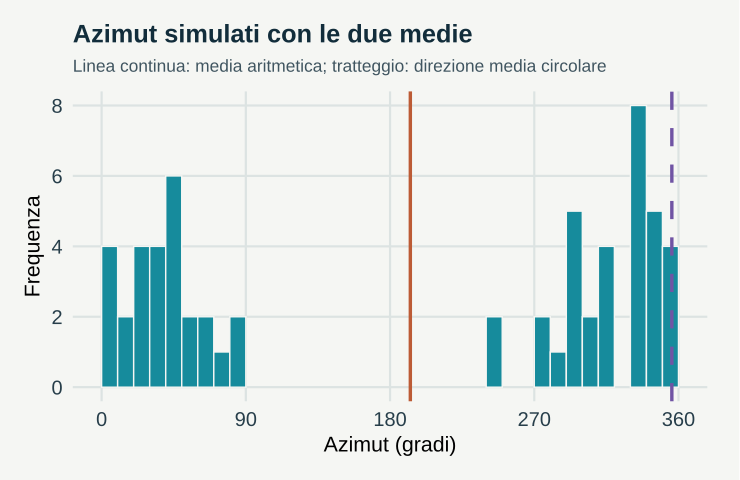

Recreate this plot in R.
# GeoStat Lab — funzioni comuni. R >= 4.3; ggplot2 >= 3.4; jsonlite.
suppressPackageStartupMessages(library(ggplot2))
col_geo <- c('#168B9C','#BC5B35','#7054A4','#A17B19','#227864','#64748B')
theme_set(theme_minimal(base_size=17, base_family='sans') + theme(
  plot.background=element_rect(fill='#F5F6F3',colour=NA),
  panel.background=element_rect(fill='#F5F6F3',colour=NA),
  panel.grid.minor=element_blank(),panel.grid.major=element_line(colour='#DCE3E2'),
  plot.title=element_text(size=19,face='bold',colour='#122D3B'),
  plot.subtitle=element_text(size=13,colour='#405560',margin=margin(b=12)),
  axis.text=element_text(size=15,colour='#273E4A'),axis.title=element_text(size=16),
  legend.position='bottom',legend.title=element_blank(),legend.text=element_text(size=14),
  strip.text=element_text(size=15,face='bold'),plot.margin=margin(18,24,18,18)))
metric <- function(...) data.frame(grandezza=names(c(...)),valore=as.character(c(...)),check.names=FALSE)
f <- function(x,d=3) {out<-formatC(x,digits=d,format='fg');out[!is.finite(x)]<-'Non definito';out}
line_plot <- function(d,x='x',y='y',title='',xl=x,yl=y,group=NULL) {
 p<-ggplot(d,aes(x=.data[[x]],y=.data[[y]]))
 if(is.null(group)) p<-p+geom_line(colour=col_geo[1],linewidth=1.05) else p<-p+aes(colour=.data[[group]],group=.data[[group]])+geom_line(linewidth=1)+scale_colour_manual(values=col_geo)
 p+labs(title=title,x=xl,y=yl)
}
point_plot <- function(d,x='x',y='y',title='',xl=x,yl=y,group=NULL) {
 p<-ggplot(d,aes(x=.data[[x]],y=.data[[y]]))
 if(is.null(group))p<-p+geom_point(colour=col_geo[1],size=2.5,alpha=.8) else p<-p+aes(colour=.data[[group]])+geom_point(size=2.7,alpha=.85)+scale_colour_manual(values=col_geo)
 p+labs(title=title,x=xl,y=yl)
}
hist_plot<-function(x,title='',xl='Valore',bins=20)ggplot(data.frame(x=x),aes(x))+geom_histogram(bins=bins,fill=col_geo[1],colour='#F5F6F3')+labs(title=title,x=xl,y='Frequenza')
bar_plot<-function(d,x='gruppo',y='valore',title='',yl='Valore')ggplot(d,aes(x=.data[[x]],y=.data[[y]],fill=.data[[x]]))+geom_col(width=.65)+scale_fill_manual(values=rep(col_geo,length.out=length(unique(d[[x]])) ))+guides(fill='none')+labs(title=title,x=NULL,y=yl)
map_plot<-function(d,z='z',title='',xl='Est [km]',yl='Nord [km]')ggplot(d,aes(x,y,fill=.data[[z]]))+geom_raster()+coord_equal()+scale_fill_gradientn(colours=c('#153F56','#298C9C','#B8CDB2','#F1D889','#AD542F'))+labs(title=title,x=xl,y=yl)
acf_data<-function(x,lag=20){a<-acf(x,lag.max=min(lag,length(x)-1),plot=FALSE);data.frame(x=as.vector(a$lag)[-1],y=as.vector(a$acf)[-1])}
# AR(1), distribuzione marginale stazionaria N(0, 1).
ar_series<-function(n,rho){x<-numeric(n);x[1]<-rnorm(1);for(i in 2:n)x[i]<-rho*x[i-1]+sqrt(1-rho^2)*rnorm(1);x}
# Distanze euclidee in unità metriche già dichiarate; nessuna conversione implicita di CRS.
dist_cross<-function(a,b)sqrt(outer(a[,1],b[,1],'-')^2+outer(a[,2],b[,2],'-')^2)
# Predittore IDW: i punti coincidenti ricevono esattamente il valore osservato.
idw<-function(xy,z,new,power=2){dd<-dist_cross(new,xy);apply(dd,1,function(d)if(any(d<1e-10))mean(z[d<1e-10])else weighted.mean(z,d^(-power)))}
# CART didattico binario: divisioni assiali che minimizzano l'impurità di Gini.
cart_fit<-function(x,y,depth=2,minleaf=4){
 node<-list(p=mean(y),n=length(y));if(depth<1||length(unique(y))<2||length(y)<2*minleaf)return(node)
 best<-Inf
 for(j in seq_len(ncol(x))){v<-sort(unique(x[,j])); if(length(v)<2)next
  for(cut in (head(v,-1)+tail(v,-1))/2){left<-x[,j]<=cut;nl<-sum(left);nr<-sum(!left);if(min(nl,nr)<minleaf)next
   score<-nl*mean(y[left])*(1-mean(y[left]))+nr*mean(y[!left])*(1-mean(y[!left]))
   if(score<best){best<-score;node$j<-j;node$cut<-cut;split<-left}
  }
 }
 if(is.finite(best)){node$left<-cart_fit(x[split,,drop=FALSE],y[split],depth-1,minleaf);node$right<-cart_fit(x[!split,,drop=FALSE],y[!split],depth-1,minleaf)};node
}
cart_predict<-function(tree,x)apply(x,1,function(row){t<-tree;while(!is.null(t$j))t<-if(row[t$j]<=t$cut)t$left else t$right;t$p})
p <- list(mu = 355, kappa = 2, seed = 17)
set.seed(p$seed)
rvm <- function(n, mu, k) {
    a <- 1 + sqrt(1 + 4 * k^2)
    b <- (a - sqrt(2 * a))/(2 * k)
    r <- (1 + b^2)/(2 * b)
    out <- numeric(0)
    while (length(out) < n) {
        u1 <- runif(n)
        u2 <- runif(n)
        u3 <- runif(n)
        z <- cos(pi * u1)
        fz <- (1 + r * z)/(r + z)
        g <- k * (r - fz)
        ok <- g * (2 - g) - u2 > 0 | log(g/u2) + 1 - g >= 0
        out <- c(out, sign(u3[ok] - 0.5) * acos(fz[ok]))
    }
    (mu + out[1:n])%%(2 * pi)
}

th <- rvm(60, p$mu * pi/180, p$kappa)

deg <- th * 180/pi

C <- mean(cos(th))

S <- mean(sin(th))

mc <- (atan2(S, C) * 180/pi)%%360

ma <- mean(deg)

scarto <- function(x, y) abs(((x - y + 180)%%360) - 180)

data <- data.frame(azimut = deg)

plots <- list(ggplot(data, aes(azimut)) + geom_histogram(breaks = seq(0, 360, 10), fill = col_geo[1], 
    colour = "#F5F6F3") + geom_vline(xintercept = ma, colour = col_geo[2], linewidth = 1.2) + geom_vline(xintercept = mc, 
    colour = col_geo[3], linewidth = 1.2, linetype = 2) + scale_x_continuous(breaks = seq(0, 360, 90)) + 
    labs(title = "Azimut simulati con le due medie", subtitle = "Linea continua: media aritmetica; tratteggio: direzione media circolare", 
        x = "Azimut (gradi)", y = "Frequenza"))

metrics <- metric(`Direzione del generatore` = p$mu, `Media aritmetica degli azimut` = f(ma), `Direzione media circolare` = f(mc), 
    `Scarto della media aritmetica` = f(scarto(ma, p$mu)), `Scarto della direzione media` = f(scarto(mc, 
        p$mu)), `Lunghezza media risultante` = f(sqrt(C^2 + S^2)))
print(metrics,row.names=FALSE)
ggplot2::ggsave('m18-media-B.svg',plots[[1]],device=svglite::svglite,width=7.7,height=5.0,bg='#F8F6F1')
